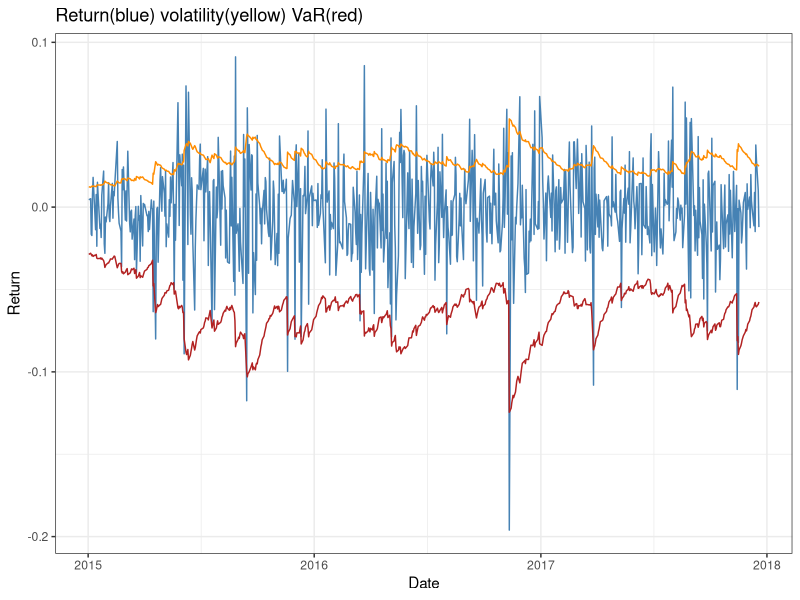
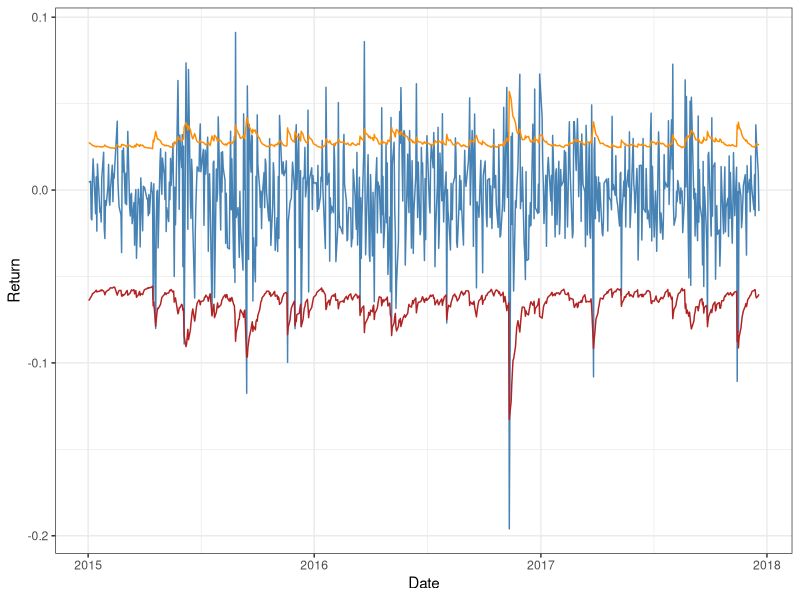
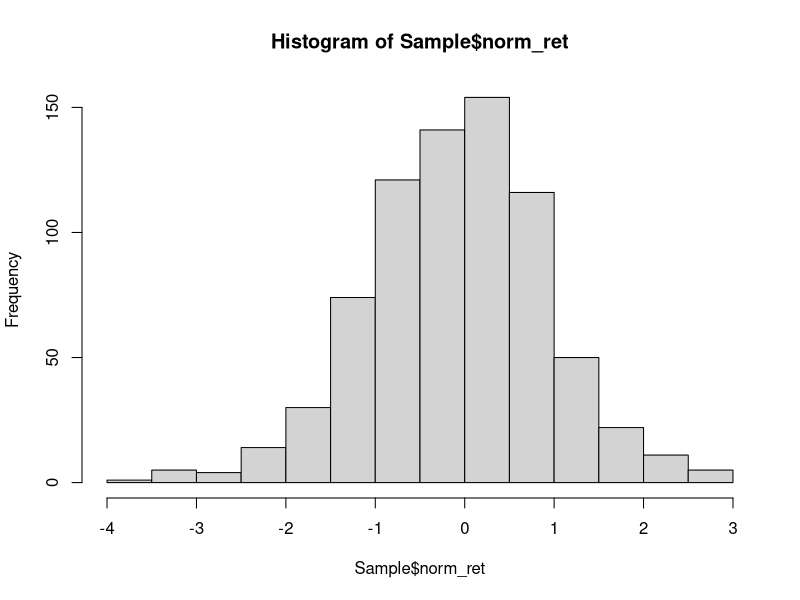
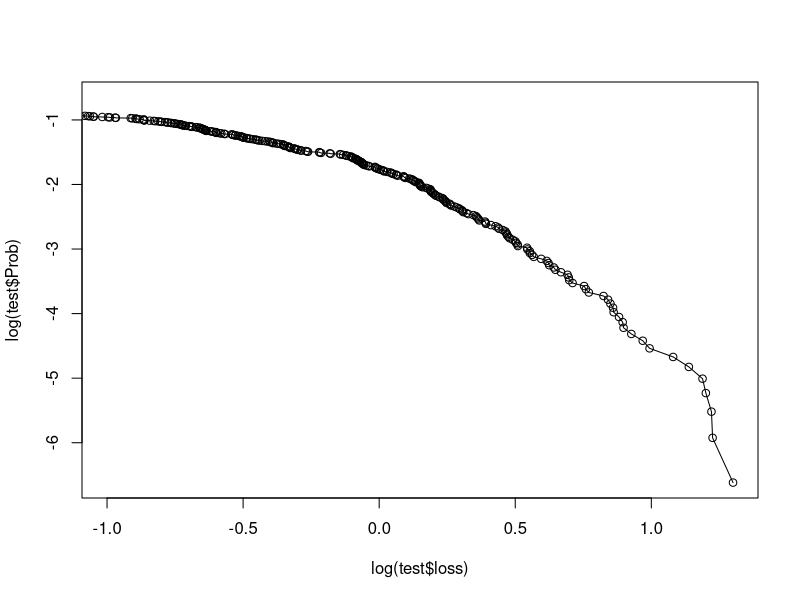

Generate these figures, in order, with R:
library(data.table)
library(ggplot2)
library(dplyr)
options(digits = 8)

####################################################################
#                           Question 1                             #
####################################################################
data = read.csv("hw3_return.csv") %>% as.data.table()
data[,Date := as.Date(as.character(Date),format="%m/%d/%Y")]
data[,lag_ret := shift(Return)]
data = na.omit(data)
data[,volatilty := sd(lag_ret)]

data[,`:=`(Year = as.integer(format(Date,"%Y")), Month = as.integer(format(Date,"%m")))]
setkey(data,Year)
lambda = 0.94
sigma0 = sd(data[.(2014)]$Return)
Sample = data[.(2015:2017)]
volatility = c(sigma0)
for(i in 1:length(Sample$Return)){
  volatility[i+1] = sqrt(lambda*volatility[i]^2+(1-lambda)*Sample$Return[i]^2)
}
Sample[,estimate := volatility[-1]]
Sample[,VaR := -(qnorm(0.01,0,1)*estimate)]

# curve = as.data.frame(cbind(as.character(rep(Sample$Date,3)),
#                             c(Sample$Return,Sample$estimate,Sample$VaR))) %>%
#   as.data.table()
# curve[,V1 := as.Date(as.character(V1),format="%Y-%m-%d")]
# n = length(Sample$Return)
# curve[,type := c(rep("Return",n),rep("volatility",n),rep("VaR",n))]
# colnames(curve) = c("Date","value","type")

qplot(Date,Return,data = Sample, geom = "line", color = I("steelblue"),
      main = "Return(blue) volatility(yellow) VaR(red)") +
  theme_bw() + geom_line(aes(y=-VaR),color = "firebrick") +
  geom_line(aes(y=estimate),color="darkorange")


####################################################################
#                           Question 2                             #
####################################################################
garch=function(w,a,b,eps){
  l=length(eps)
  sigma_2=c(w/(1-a-b))
  for (i in 1:l){
    sigma_2[i+1]=w+a*eps[i]^2+b*sigma_2[i]
  }
  return (sigma_2)
}

loglike=function(vP,eps=data[.(2015:2017)]$Return){
  w=vP[1]; a=vP[2]; b=vP[3]
  sigma_2=garch(w,a,b,eps)
  logL=-sum(-log(sigma_2)-(eps^2)/sigma_2)
  return (logL)
}

vP0=c(0.2,0.5,0.4)
coeff = optim(fn=loglike,par=vP0)$par

sigma = sqrt(garch(coeff[1],coeff[2],coeff[3],data[.(2015:2017)]$Return))
GARCH_VaR = -(qnorm(0.01,0,1)*sigma)
qplot(Date,Return,data = Sample, geom = "line",color = I("steelblue"))+
  geom_line(aes(y=-GARCH_VaR[-1]),color = "firebrick")+
  geom_line(aes(y=sigma[-1]),color = "darkorange")+theme_bw()


####################################################################
#                           Question 3                             #
####################################################################
Sample[,vol := sd(Return),by=list(Year,Month)]
Sample[,norm_ret := Return/vol]
hist(Sample$norm_ret)

setorder(Sample,norm_ret)
Sample[,loss := -norm_ret]
Sample[,Rank := .I]
Sample[,`:=` (Prob = Rank/length(Sample$Date))]
test = Sample[loss > 0,]
lm.out = lm(log(Prob)~log(loss), data = test)
psy = -1/coef(lm.out)[2]
plot(log(test$loss),log(test$Prob),type="o",xlim=c(-1.0,1.3))

loglike_Pareto = function(para){
  beta = para[1]
  psy = para[2]
  loss = -Sample$norm_ret
  u = quantile(loss,0.95)
  v = loss[loss>u]
  logsum = -sum(log((1+psy*(v-u)/beta)^(-1/psy-1)/beta))
  return(logsum)
}

coeff = optim(fn = loglike_Pareto, par = c(0.8,0.9))$par

loss = -Sample$norm_ret
u = quantile(loss,0.95)
a = quantile(loss,0.99)
N = length(loss)
Nu = sum(loss>=u)
VaR_Pareto = (((N/Nu)*0.01)^(-coeff[2])-1)*coeff[1]/coeff[2]+u

